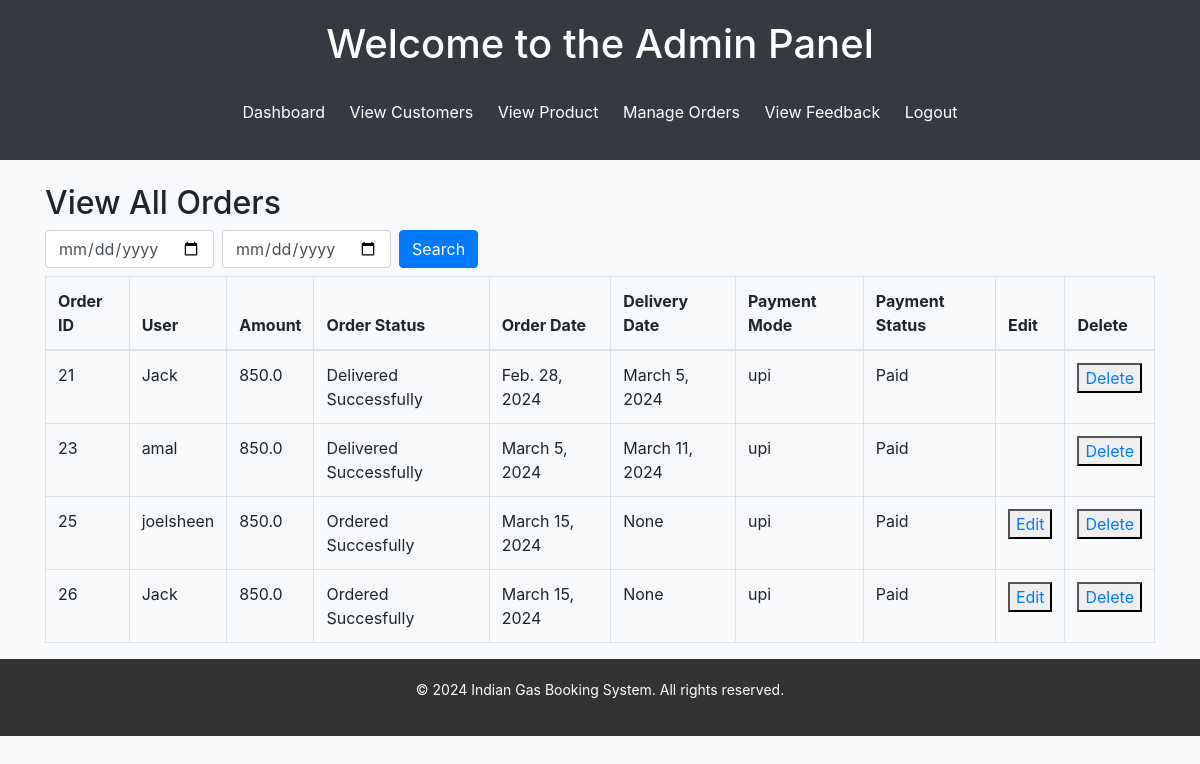
Screenshot of /everyorders/ (signed in) with the database file from the repository.
### gas/models.py (models this page shows, shortened)
class Orders(models.Model):
    id=models.BigAutoField(primary_key=True)
    User=models.ForeignKey(User,on_delete=models.CASCADE)
    Gid=models.ForeignKey(Product,on_delete=models.CASCADE)
    quantity=models.IntegerField()
    amount= models.FloatField()
    order_status=models.CharField(max_length=50)
    order_date=models.DateField()
    delivery_date=models.DateField(null=True)
    pay_mode=models.CharField(max_length=50)
    pay_status=models.CharField(max_length=50)

### gas/views.py (the view)
# urls.py: path('everyorders/', views.everyOrders, name='everyorders'),
@login_required(login_url="admin_login")
def everyOrders(request):
    start_date = request.GET.get('start_date')
    end_date = request.GET.get('end_date')
    orders = Orders.objects.all()
    if start_date and end_date:
        start_date = datetime.strptime(start_date, '%Y-%m-%d')
        end_date = datetime.strptime(end_date, '%Y-%m-%d')
        orders = orders.filter(order_date__range=[start_date, end_date])
    return render(request, 'gas/everyorders.html', {'orders': orders})

### gas/templates/gas/everyorders.html
{% extends "gas/admindashboard.html" %}
{% block content %}
<div class="container">
    <br>
    <h2>View All Orders</h2>
    <div class="row">
        <div class="col-md-12">
            <form method="GET" class="form-inline mb-2">
                <input type="date" name="start_date" class="form-control mr-2" placeholder="Start Date">
                <input type="date" name="end_date" class="form-control mr-2" placeholder="End Date">
                <button type="submit" class="btn btn-primary">Search</button>
            </form>
            <table class="table table-bordered">
                <thead>
                    <tr>
                        <th>Order ID</th>
                        <th>User</th>
                        <th>Amount</th>
                        <th>Order Status</th>
                        <th>Order Date</th>
                        <th>Delivery Date</th>
                        <th>Payment Mode</th>
                        <th>Payment Status</th>
                        <th>Edit</th>
                        <th>Delete</th>
                    </tr>
                </thead>
                <tbody>
                    {% for order in orders %}
                    <tr>
                        <td>{{ order.id }}</td>
                        <td>{{ order.User }}</td>
                        <td>{{ order.amount }}</td>
                        <td>{{ order.order_status }}</td>
                        <td>{{ order.order_date }}</td>
                        <td>{{ order.delivery_date }}</td>
                        <td>{{ order.pay_mode }}</td>
                        <td>{{ order.pay_status }}</td>
                        <td>
                        {% if order.order_status == "Delivered Successfully"  %}
                        {% else %}
                            <button><a href="{% url 'editorders' order.id %}">Edit</a></button>
                        {% endif %}
                        </td>
                        <td><button><a href="{% url 'deleteorder' order.id %}">Delete</a></button></td>
                    </tr>
                    {% endfor %}
                </tbody>
            </table>
        </div>
    </div>
</div>
{% endblock %}

### gas/templates/gas/admindashboard.html (shortened to what this page needs)
<!DOCTYPE html>
<html lang="en">
<head>
    <link rel="stylesheet" href="https://stackpath.bootstrapcdn.com/bootstrap/4.5.2/css/bootstrap.min.css">
</head>
<body>
<header>
    <h1>Welcome to the Admin Panel</h1><br>
    <nav>
        <ul>
            <li><a href="{% url 'admindashboard' %}">Dashboard</a></li>
            <li><a href="{% url 'customer-details' %}">View Customers</a></li>
            <li><a href="{% url 'view_products' %}">View Product</a></li>
            <li><a href="{% url 'everyorders' %}">Manage Orders</a></li>
            <li><a href="{% url 'view_feedback' %}">View Feedback</a></li>
            <li><a href="{% url 'user-logout' %}">Logout</a></li>
        </ul>
    </nav>
</header>
{% block content %}{% endblock %}
<footer id="footer">
    <p>&copy; {% now "Y" %} Indian Gas Booking System. All rights reserved.</p>
</footer>
</body>
</html>

### gas/templates/gas/admindashboard.html (style rules this page uses)
body { margin: 0; padding: 0; min-height: 100vh; display: flex; flex-direction: column; background-color: #f8f9fa; }
footer { background-color: #333; color: #fff; text-align: center; padding: 20px 0; }
footer p { font-size: 14px; }
header { background-color: #343a40; padding: 20px 0; }
header h1 { color: #fff; text-align: center; }
nav ul { list-style: none; padding: 0; text-align: center; }
nav ul li { display: inline-block; margin: 0 10px; }
nav ul li a { color: #fff; text-decoration: none; transition: color 0.3s; }

### rows the page displays
Orders: id "21", User "Jack", amount "850.0", order_status "Delivered Successfully", order_date "Feb. 28, 2024", delivery_date "March 5, 2024", pay_mode "upi", pay_status "Paid"
Orders: id "23", User "amal", amount "850.0", order_status "Delivered Successfully", order_date "March 5, 2024", delivery_date "March 11, 2024", pay_mode "upi", pay_status "Paid"
Orders: id "25", User "joelsheen", amount "850.0", order_status "Ordered Succesfully", order_date "March 15, 2024", delivery_date "None", pay_mode "upi", pay_status "Paid", shows "Edit"
Orders: id "26", User "Jack", amount "850.0", order_status "Ordered Succesfully", order_date "March 15, 2024", delivery_date "None", pay_mode "upi", pay_status "Paid", shows "Edit"
